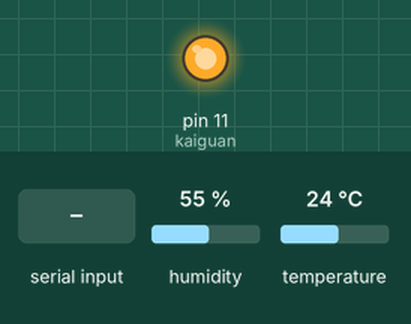
A sketch run on a simulated Arduino Uno, built with avr-gcc and run on an emulated ATmega328P. Parts: output pins drawn as LEDs (lit = HIGH). The test bench sets the inputs (shaded band); at power-on: humidity 55 %, temperature 24 °C. What the sketch prints to the serial monitor is not drawn.

Above: at 5.4 s.
5.5 s: "90,45\n" received over Serial
At 6.7 s:
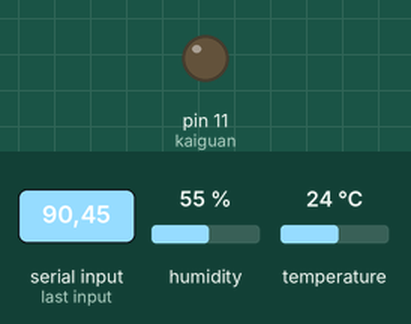
7.5 s: "30,150\n" received over Serial
At 9.2 s:
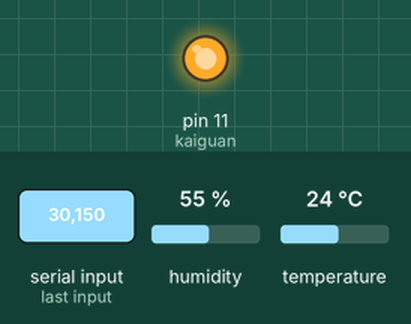
Timing chart, 0 to 10.7 s (numbered marks = the images above; inputs shaded):
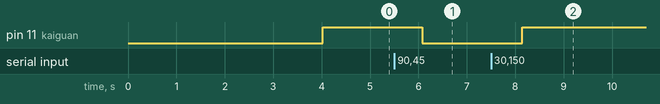

Measured:
- after the input at 5.5 s, pin 11 (kaiguan): HIGH → LOW after 0.58 s
- after the input at 7.5 s, pin 11 (kaiguan): LOW → HIGH after 0.64 s

The sketch:

dh.ino
```cpp
#include<DHT.h>
//创造DHT对象，输入其端口位置，以及DHT的型号
DHT DHT_11(A5,DHT11);
#define kaiguan 11
int val=0,mark=0,thre_value=90,zhuan=0,j=0;
String comdata="";
int a[3]={};
void setup()
{
  // put your setup code here, to run once:
  Serial.begin(9600);//设置波特率
  DHT_11.begin();    //初始化DHT11传感器
  delay(2000);       //延迟函数
  pinMode(kaiguan, OUTPUT);
}
void loop()
{
  // put your main code here, to run repeatedly:
  float humidityN = DHT_11.readHumidity();  //读取传感器的湿度
  float temperatureN = DHT_11.readTemperature();//读取传感器的温度
   // 定义温度变量名
  String  temperature = "\"temperature(°C)\":";
   // 定义湿度变量名
  String  humidity = "\"humidity(%)\":";
  // 拼接字符串json
  String dataRes="{"+temperature+temperatureN+","+humidity+humidityN+"}";

  // 打印到串口
  Serial.print(dataRes);
  delay(2000);
while (Serial.available() > 0)
{
delay(2);
//读入之后将字符串，串接到comdata上面。

comdata += char(Serial.read());
//延时一会，让串口缓存准备好下一个数字，不延时会导致数据丢失，
delay(3);
mark=1;
}

if(mark=1){
  zhuan=0;
 for(int i = 0; i < comdata.length() ; i++)
        {
        //逐个分析comdata[i]字符串的文字，如果碰到文字是分隔符（这里选择逗号分割）则将结果数组位置下移一位
        //即比如11,22,33,55开始的11记到numdata[0];碰到逗号就j等于1了，
        //再转换就转换到numdata[1];再碰到逗号就记到numdata[2];以此类推，直到字符串结束


             //如果没有逗号的话，就将读到的数字*10加上以前读入的数字，
             //并且(comdata[i] - '0')就是将字符'0'的ASCII码转换成数字0（下面不再叙述此问题，直接视作数字0）。
             //比如输入数字是12345，有5次没有碰到逗号的机会，就会执行5次此语句。
             //因为左边的数字先获取到，并且numdata[0]等于0，
             //所以第一次循环是numdata[0] = 0*10+1 = 1
             //第二次numdata[0]等于1，循环是numdata[0] = 1*10+2 = 12
             //第三次是numdata[0]等于12，循环是numdata[0] = 12*10+3 = 123
             //第四次是numdata[0]等于123，循环是numdata[0] = 123*10+4 = 1234
             //如此类推，字符串将被变成数字0。

            zhuan = zhuan * 10 + (comdata[i] - '0');

        }
  if(zhuan%10!=0)
  {
  if(zhuan%10==1)
  {
  val=zhuan%10;
  }
  if(zhuan%10==2){
    val=0;
    }
  }
  if((zhuan/100)*10+(zhuan/10)%10!=0)
  {
    thre_value=(zhuan/100)*10+(zhuan/10)%10;
    //Serial.print(thre_value);

  }
  mark=0;
  comdata="";
}

 if(humidityN>=thre_value || val==1) {
    digitalWrite(kaiguan,LOW);
    }
    else
    {
      digitalWrite(kaiguan,HIGH);
      }
}
```
